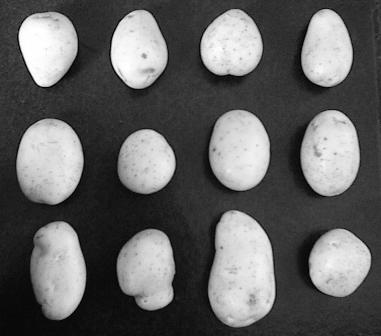
#> input picture count_pat_thin/input2.png, 381 x 336 px
$ python th.py
#> lines starting #> are read from the running program, lines starting #| are printed output that depends on the picture; after the words box and inside, x2 and y2 are one past the last pixel; in counts of white or black regions, pixels touching at a corner belong together
import cv2
import numpy as np

img = cv2.imread('input2.png', 0)
#> img is the input picture: shape (336, 381); min 0, max 255, mean 99
size = np.size(img)
#> size = 128016
skel = np.zeros(img.shape, np.uint8)

ret, img = cv2.threshold(img, 127, 255, 0)
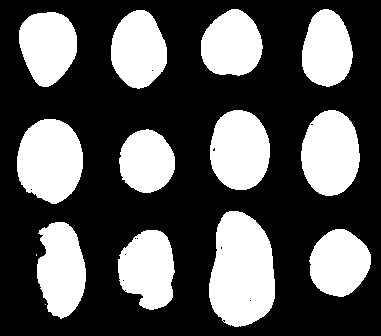
#> img: shape (336, 381); 34.3% white; 14 white regions (2 under 20 px), largest, box (x1, y1, x2, y2) and area: (209, 211, 275, 327) 6016, (17, 119, 83, 204) 4365, (301, 110, 360, 196) 3954
element = cv2.getStructuringElement(cv2.MORPH_CROSS, (3, 3))

while True:
    eroded = cv2.erode(img, element)
    temp = cv2.dilate(eroded, element)
    temp = cv2.subtract(img, temp)
    skel = cv2.bitwise_or(skel, temp)
    img = eroded.copy()

    zeros = size - cv2.countNonZero(img)
    if zeros == size:
        break
#> this loop made 33 passes
#> zeros on passes 1 to 12: 86607, 89034, 91403, 93695, 95929, 98100, 100214, 102270, 104269, 106210, 108089, 109898
#> pass 1, `eroded = cv2.erode(img, element)`:
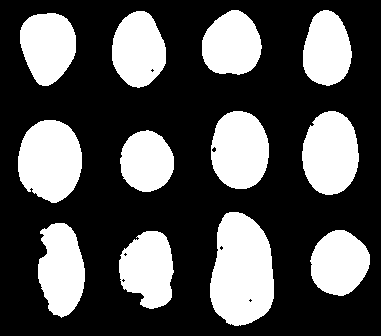
#> eroded: shape (336, 381); 32.3% white; 12 white regions, largest, box (x1, y1, x2, y2) and area: (210, 212, 274, 326) 5726, (18, 120, 82, 203) 4142, (302, 111, 359, 195) 3742
#> pass 1, `temp = cv2.subtract(img, temp)`:
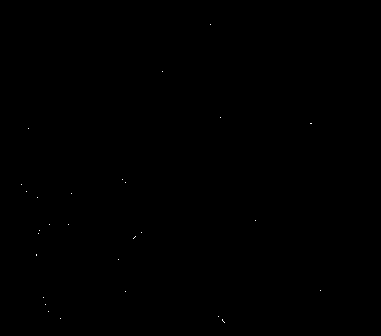
#> temp: shape (336, 381); 0.03% white in thin lines or dots, all inside (x1, y1, x2, y2) = (21, 24, 321, 323)
#> pass 2, `eroded = cv2.erode(img, element)`:
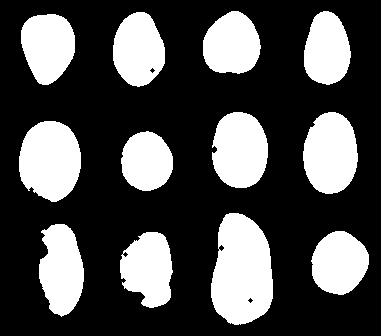
#> eroded: shape (336, 381); 30.5% white; 12 white regions, largest, box (x1, y1, x2, y2) and area: (211, 213, 273, 325) 5438, (19, 121, 81, 202) 3926, (303, 112, 358, 194) 3536
#> after the loop: eroded: shape (336, 381); every value is 0
#> after the loop:
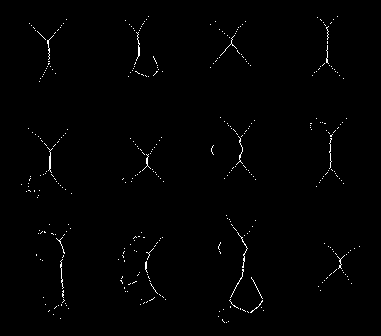
#> skel: shape (336, 381); 0.83% white in thin lines or dots, all inside (x1, y1, x2, y2) = (21, 16, 360, 323)

cv2.imshow("skel", skel)
cv2.waitKey(0)
cv2.destroyAllWindows()
